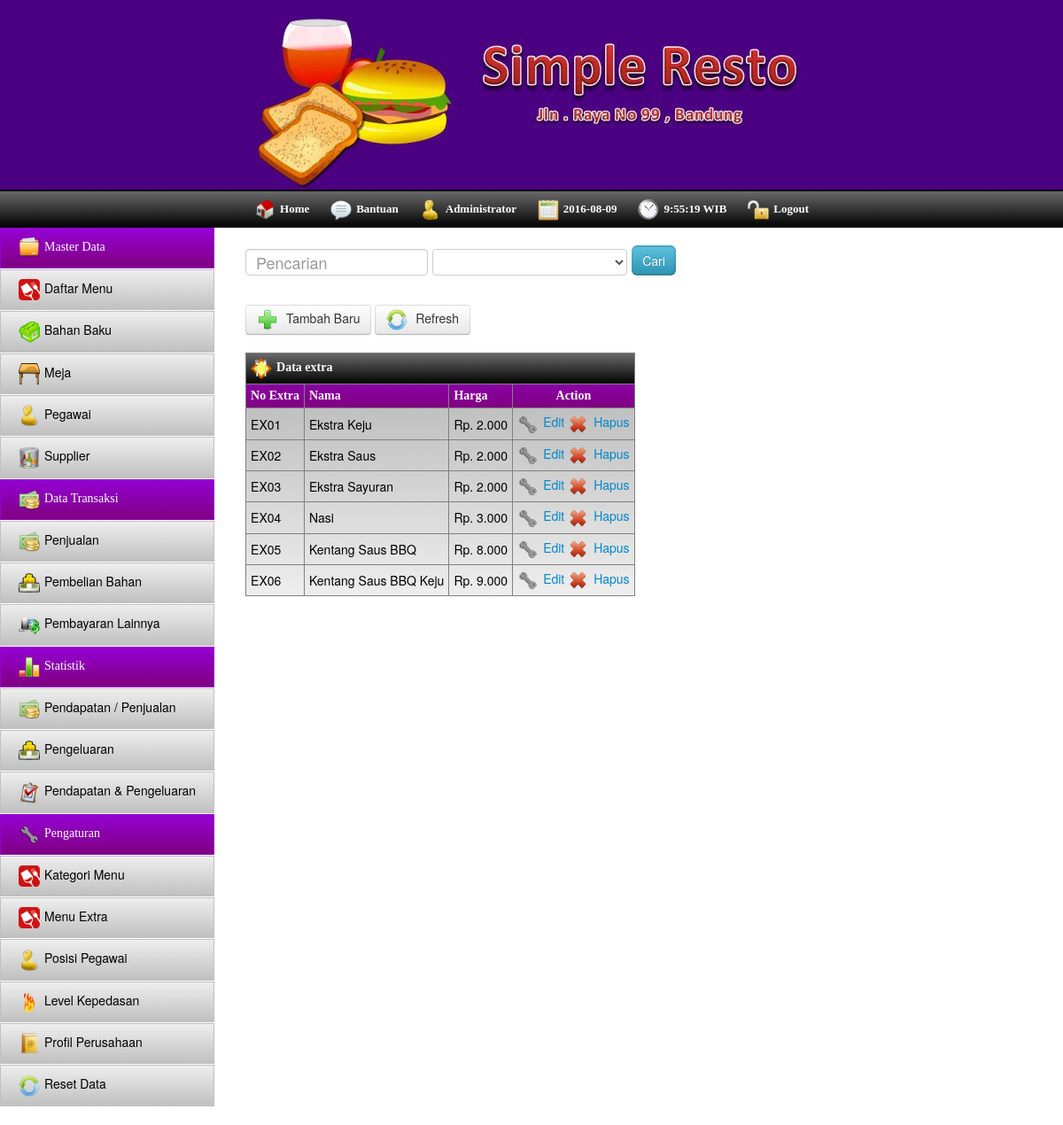
Screenshot of /index.php/extra with the database file from the repository.
### tables this page shows
CREATE TABLE IF NOT EXISTS `extra` (
  `no_extra` char(4) NOT NULL,
  `nama` varchar(35) NOT NULL,
  `harga` int(11) NOT NULL,
  PRIMARY KEY (`no_extra`)
);

### application/controllers/extra.php (called while the page is built, shortened)
<?php if ( ! defined('BASEPATH')) exit('No direct script access allowed');
class Extra extends CI_Controller{
	function __Construct(){
		$this->load->library('pagination');
		$this->load->Model('Model_extra');
		$this->load->helper('form');
	}
	function index(){
		$config = array();
        $config["base_url"] = base_url() . "index.php/extra/page";
        $config["total_rows"] = $this->Model_extra->CountData();
        $config["per_page"] = 20;
        $config["uri_segment"] = 3;
		$config['first_link'] = 'Pertama';
		$config['last_link'] = 'Terakhir';
        $this->pagination->initialize($config);
        $page = ($this->uri->segment(3)) ? $this->uri->segment(3) : 0;
		$data = array(
			'title'=>'Data extra',
			'data'=>$this->Model_extra->ReadData($config["per_page"], $page),
			'links'=>$this->pagination->create_links(),
			'page'=>$page,
			'totaldata'=>$this->Model_extra->CountData()
		);
		$this->load->view('view_extra',$data);
	}
}

### index.php (called while the page is built, shortened)
<?php
require_once BASEPATH.'core/CodeIgniter.php';

### application/models/model_extra.php (called while the page is built, shortened)
<?php if ( ! defined('BASEPATH')) exit('No direct script access allowed');
class Model_extra extends CI_Controller{
	function CountData(){
		 return $this->db->count_all('extra');
	}
	function ReadData($limit, $start) {
        $this->db->limit($limit, $start);
		$this->db->order_by("no_extra", "asc");
        $query = $this->db->get('extra');
        if ($query->num_rows() > 0) {
            foreach ($query->result() as $row) {
                $data[] = $row;
            }
            return $data;
        }
        return false;
   }
}

### application/views/view_extra.php (the view, shortened to what this page needs)
<html>
	<head>
		<?php include "com_library.php";?>
	</head>
	<body>
		<?php include "com_header.php"; ?>
		<?php include "com_toolbar.php"; ?>
		<div id="container">
			<?php include "com_navigasi.php";?>
			<div id="content">
				<div class="pencarian">
					<form class="form_cari" action="<?php echo base_url('index.php/Extra/Search');?>">
						<span><input type="text" id="txtcari" name="txtcari" placeholder=" Pencarian" required/></span>
						<span><select id="cari" name="cari" required></select></span>
						<span><input type="submit" value="Cari" class="btn-info"/></span>
					</form>
				</div>
				<div id="button_list">
					<a href="javascript:void(0)" id="tambah" class="btn"><img src="<?php echo base_url();?>assets/img/tambah.png" class="icon"/> Tambah Baru</a>
					<a href="javascript:void(0)" id="refresh" class="btn"><img src="<?php echo base_url();?>assets/img/update.png" class="icon"/> Refresh</a>
				</div>
				<div class="table_data">
					<table cellpadding="5" border="1">
						<thead>
							<tr class="tr_title">
								<th colspan="6"><img src="<?php echo base_url();?>assets/img/Food.png" class="icon"/><?php echo $title;?></th>
							</tr>
							<tr>
								<th>No Extra</th>
								<th>Nama</th>
								<th>Harga</th>
								<th align='center'>Action</th>
							</tr>
						</thead>
						<tbody>
						<?php if($data){
							$no = $page+1;
							foreach($data as $data){
						?>
							<tr>
								<td><?php echo $data->no_extra;?></td>
								<td><?php echo $data->nama;?></td>
								<td><?php echo Format($data->harga);?></td>
								<td>
									<a href="javascript:void(0)" class="edit" id="<?php echo $data->no_extra;?>"><img src="<?php echo base_url();?>assets/img/fix.png" class="icon"/>Edit</a>
									<a href="javascript:void(0)" class="hapus" id="<?php echo $data->no_extra;?>"><img src="<?php echo base_url();?>assets/img/hapus.png" class="icon"/>Hapus</a>
								</td>
							</tr>
						<?php $no++; } } ?>
						</tbody>
					</table>
				</div>
			</div>
		</div>
	</body>
</html>

### assets/css/style.css (style rules this page uses)
body { margin: 0; }
.icon { width: 24px; height: 24px; border: 0; vertical-align: middle; margin-right: 5px; }
#container { overflow: auto; width: 100%; margin-bottom: 20px; }
#content { overflow: auto; }
#content .pencarian { margin: 20px 0px 20px 20px; font-size: 18px; }
#content .pencarian #txtcari { height: 30px; font-size: 18px; }
#content .pencarian input[type='submit'] { margin-bottom: 13px; padding: 5px 10px 5px 10px; border-radius: 6px; }
#content .table_data { margin: 20px 0px 20px 20px; }
#content .table_data table thead, .table_detail thead, .table_detail tfoot { background: linear-gradient(#9400D3, #800080); color: #fff; font-family: Comic Sans MS; font-weight: none; font-size: 14px; cursor: pointer; text-align: left; }
#content .table_data table thead .tr_title { background: linear-gradient(#696969, #000); color: #fff; }
#content .table_data tbody, .table_detail tbody { background: linear-gradient(silver,#eee); color: #000; font-size: 14px; }
#content .table_data a { text-decoration: none; font-size: 14px; }
#content #button_list { margin-left: 20px; margin-bottom: 10px; }

### rows the page displays
extra: no_extra "EX01", nama "Ekstra Keju", harga "Rp. 2.000"
extra: no_extra "EX02", nama "Ekstra Saus", harga "Rp. 2.000"
extra: no_extra "EX03", nama "Ekstra Sayuran", harga "Rp. 2.000"
extra: no_extra "EX04", nama "Nasi", harga "Rp. 3.000"
extra: no_extra "EX05", nama "Kentang Saus BBQ", harga "Rp. 8.000"
extra: no_extra "EX06", nama "Kentang Saus BBQ Keju", harga "Rp. 9.000"

### other values shown
$title "Data extra"
